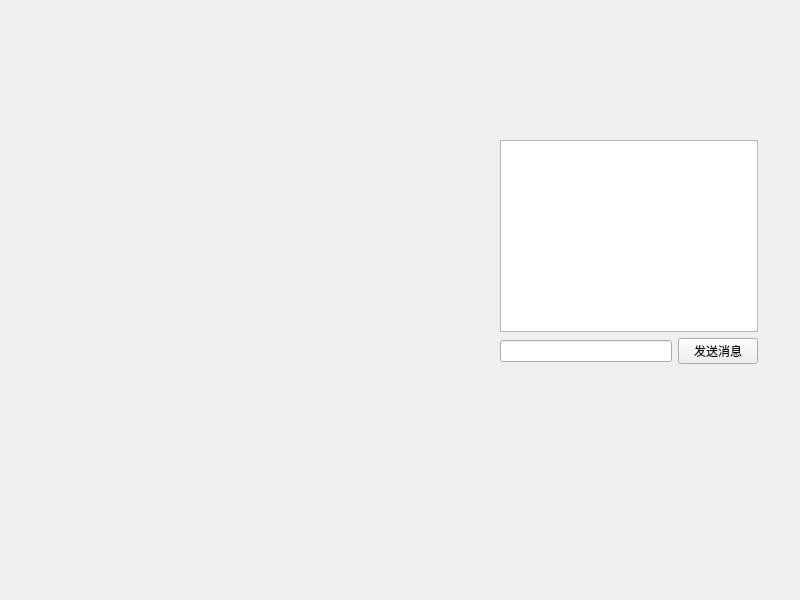
<?xml version="1.0" encoding="UTF-8"?>
<ui version="4.0">
 <class>GameRoomWidget</class>
 <widget class="QWidget" name="GameRoomWidget">
  <property name="geometry">
   <rect>
    <x>0</x>
    <y>0</y>
    <width>800</width>
    <height>600</height>
   </rect>
  </property>
  <property name="windowTitle">
   <string>Form</string>
  </property>
  <widget class="QWidget" name="">
   <property name="geometry">
    <rect>
     <x>500</x>
     <y>140</y>
     <width>258</width>
     <height>224</height>
    </rect>
   </property>
   <layout class="QVBoxLayout" name="verticalLayout">
    <item>
     <widget class="QTextBrowser" name="chat_textBrowser"/>
    </item>
    <item>
     <layout class="QHBoxLayout" name="horizontalLayout">
      <item>
       <widget class="QLineEdit" name="msg_lineEdit"/>
      </item>
      <item>
       <widget class="QPushButton" name="send_pushButton">
        <property name="text">
         <string>发送消息</string>
        </property>
       </widget>
      </item>
     </layout>
    </item>
   </layout>
  </widget>
 </widget>
 <resources/>
 <connections/>
</ui>
